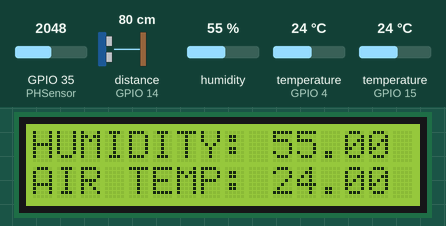
This sketch was run on a simulated ESP32. Shown: 16×2 character LCD. Wiring (inferred from the names in the program): ultrasonic range finder: trigger GPIO 12; echo GPIO 14. The test bench sets the inputs (shaded band); at power-on: distance to the obstacle (sensor on GPIO 14) 80 cm, humidity 55 %, temperature (sensors on GPIO 4, GPIO 15) 24 °C, GPIO 35 (PHSensor) = 2048. The echo pulse lasts 58.3 µs per cm; what the sketch prints to the serial monitor is not drawn.

Above: at 7.8 s.
7.9 s: distance to the obstacle (sensor on GPIO 14) set to 4 cm
At 16.1 s:
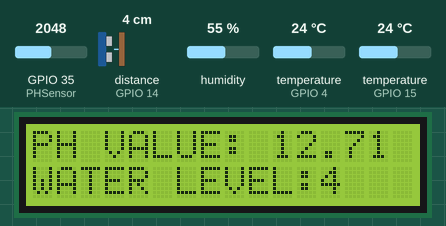
18.0 s: humidity set to 22 %
At 26.3 s:
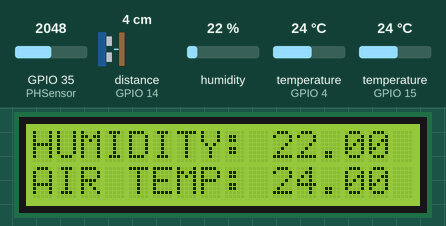
28.3 s: temperature (sensor on GPIO 4) set to 12 °C
At 33.8 s:
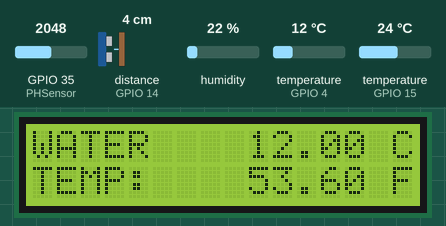
35.5 s: GPIO 35 (PHSensor) set to 2866
At 41.1 s:
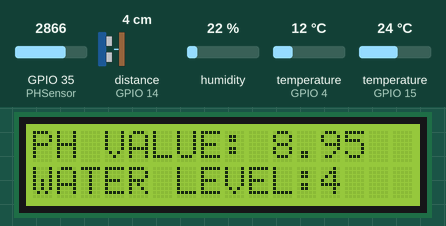
42.8 s: temperature (sensor on GPIO 15) set to 12 °C
At 51.4 s:
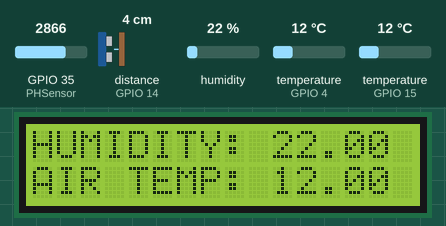
53.1 s: distance to the obstacle (sensor on GPIO 14) set to 9 cm
At 59.7 s:
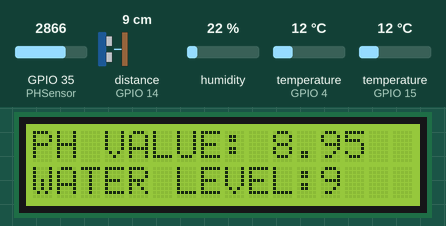
Timing chart, 0 to 61.2 s (numbered marks = the images above; inputs shaded):
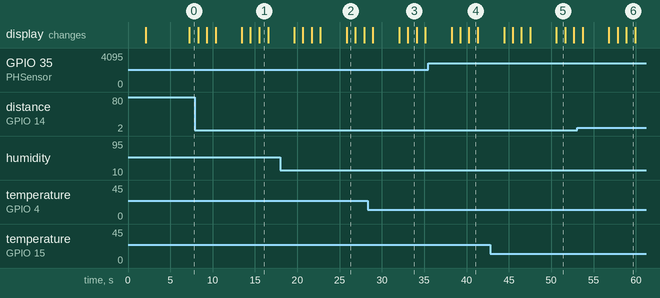

Measured:
- what the display in image 1 shows lasts 1.0 s, from 15.5 s to 16.5 s

The sketch:

HydroponicSetup_Allin_V1.ino
```cpp
/*
 Hydroponic - Monitoring System
 Author: Jimmy Jucar Jr
*/
#include <OneWire.h>//waterproof sensor library
#include <DallasTemperature.h>//waterproof sensor library
#include <DHT.h>//humidity&temp library
#include <Wire.h>//ultrasonic distance sensor library
#include <LiquidCrystal_I2C.h> // LCD library
// LCD Display **********************************************************
int lcdColumns = 16;
int lcdRows = 2;
LiquidCrystal_I2C lcd(0x27, lcdColumns, lcdRows);

// Humidity & Temp SENSOR ************************************************
float airtemp, humidity;
DHT dht(15, DHT11);//GPIO5

//Waterproof Temp SENSOR *************************************************
#define WPTempSensor 4 //GPIO4
OneWire oneWire(WPTempSensor);
DallasTemperature wptsensor(&oneWire);
float tempC; // temperature in Celsius
float tempF; // temperature in Fahrenheit

// PH SENSOR *************************************************************
#define PHSensor 35
float calibration_value = 21.34 + 0.77;//21.34 2.28
int phval = 0;
unsigned long int avgval;
int buffer_arr[10],temp;
float ph_Value; //Ph value result

// Ultrasonic Distance SENSOR ********************************************
#define trig 12
#define echo 14
int ultrasonic_distance;
int MaxLevel = 9;// change value base on distance
int Level1 = (MaxLevel * 80) / 100;
int Level2 = (MaxLevel * 65) / 100;
int Level3 = (MaxLevel * 55) / 100;
int Level4 = (MaxLevel * 35) / 100;
//----------------------------------- SETUP ------------------------------------------
void setup() {
  lcd.init();//LCD
  lcd.backlight();//LCD

  dht.begin();// humidity & temp sensor
  wptsensor.begin();// waterproof Temp sensor

  pinMode(trig, OUTPUT);//ultrasonic distance sensor
  pinMode(echo, INPUT);//ultrasonic distance sensor

  Serial.begin(115200);
  Serial.println("Loading");

  lcd.setCursor(3,0);
  lcd.print( "Loading..." );//print to LCD
  delay(2000);
  lcd.clear();//clear LCD
  lcd.setCursor(2,0);
  lcd.print("OHCROP SYSTEM");
  delay(2000);
}
//------------------------------------ LOOP ------------------------------------------
void loop() {
  lcd.clear();
  lcd.setCursor(2, 0);
  lcd.print("OHCROP SYSTEM");

  humidityTemp();
  waterproofTemp();
  pHSensor();
  ultrasonicSensor();
  delay(2000);
  Serial.println("------------------------------------------");
  Serial.println();

  displayLCD();
}


//---------------------------------- Functions ----------------------------------------
void displayLCD(){
  lcd.clear();
  lcd.setCursor(0, 0);
  lcd.print("HUMIDITY:");
  lcd.setCursor(10, 0);
  lcd.print(humidity);
  lcd.setCursor(0, 1);
  lcd.print("AIR TEMP:");
  lcd.setCursor(10, 1);
  lcd.print(airtemp); delay(1000);

  lcd.clear();
  lcd.setCursor(0, 0);
  lcd.print("WATER");
  lcd.setCursor(9, 0);
  lcd.print(tempC);
  lcd.setCursor(15, 0);
  lcd.print("C");
  lcd.setCursor(0, 1);
  lcd.print("TEMP:");
  lcd.setCursor(9, 1);
  lcd.print(tempF);
  lcd.setCursor(15, 1);
  lcd.print("F");
  delay(1000);

  lcd.clear();
  lcd.setCursor(0, 0);
  lcd.print("PH VALUE:");
  lcd.setCursor(10, 0);
  lcd.print(ph_Value);
  lcd.setCursor(0, 1);
  lcd.print("WATER LEVEL:");
  lcd.setCursor(12, 1);
  lcd.print(ultrasonic_distance); delay(1000);
}

void humidityTemp(){
  airtemp = dht.readTemperature();
  humidity = dht.readHumidity();
  Serial.print("Humidity: ");
  Serial.print(humidity);
  Serial.print("%");
  Serial.println();
  Serial.print("Air Temp: ");
  Serial.print(airtemp);
  Serial.println();
}

void waterproofTemp(){
  wptsensor.requestTemperatures();
  tempC = wptsensor.getTempCByIndex(0);  // read temperature in °C
  tempF = tempC * 9 / 5 + 32; // convert °C to °F
  Serial.print("Water Temperature: ");
  Serial.print(tempC);    // print the temperature in °C
  Serial.print("°C");
  Serial.print("  ~  ");  // separator between °C and °F
  Serial.print(tempF);    // print the temperature in °F
  Serial.println("°F");
  //Serial.println();
}

void pHSensor(){
  for(int i=0;i<10;i++) {
  buffer_arr[i]=analogRead(PHSensor);
  delay(30);
  }
  for(int i=0;i<9;i++){
    for(int j=i+1;j<10;j++){
      if(buffer_arr[i]>buffer_arr[j]){
        temp=buffer_arr[i];
        buffer_arr[i]=buffer_arr[j];
        buffer_arr[j]=temp;
      }
    }
  }
  avgval=0;
  for(int i=2;i<8;i++)
  avgval+=buffer_arr[i];
  float volt=(float)avgval*3.3/4096.0/6;
  ph_Value = -5.70 * volt + calibration_value;

  Serial.print("pH Value:  "); Serial.print(ph_Value);
  //Serial.println();
}

void ultrasonicSensor(){
  digitalWrite(trig, LOW);
  delayMicroseconds(4);
  digitalWrite(trig, HIGH);
  delayMicroseconds(10);
  digitalWrite(trig, LOW);
  long t = pulseIn(echo, HIGH);
  ultrasonic_distance = t / 29 / 2;

  Serial.println();
  if (Level1 <= ultrasonic_distance) {
    Serial.print("Water Level 1: "); Serial.print(ultrasonic_distance);
  } else if (Level2 <= ultrasonic_distance && Level1 > ultrasonic_distance) {
    Serial.print("Water Level 2: "); Serial.print(ultrasonic_distance);
  } else if (Level3 <= ultrasonic_distance && Level2 > ultrasonic_distance) {
    Serial.print("Water Level 3: "); Serial.print(ultrasonic_distance);
  } else if (Level4 <= ultrasonic_distance && Level3 > ultrasonic_distance) {
    Serial.print("Water Level 4: "); Serial.print(ultrasonic_distance);
  }
  Serial.println();
}
```
